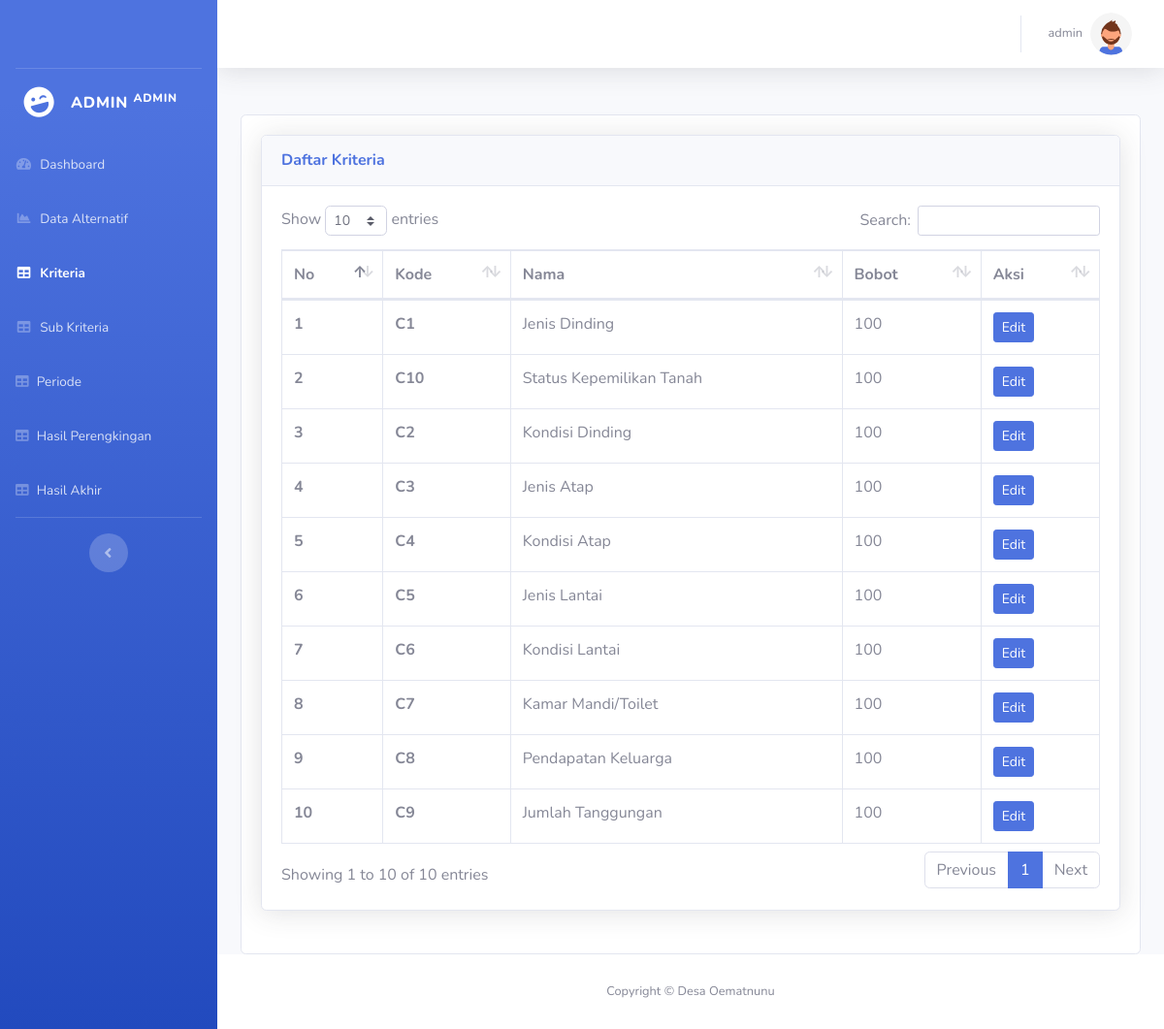
/admin/kriteria.php (signed in), run on the app's committed database.
### tables this page shows
CREATE TABLE `kriteria` (
  `id_kriteria` char(3) NOT NULL,
  `nama_kriteria` varchar(255) NOT NULL,
  `bobot_kriteria` int(11) NOT NULL
);

### config.php (called while the page is built, shortened)
<?php
function connectDatabase()
{
    $conn = new mysqli(DB_HOST, DB_USERNAME, DB_PASSWORD, DB_NAME);
    return $conn;
}
?>

### admin/functions/kriteria.php (called while the page is built, shortened)
<?php
    require_once '../config.php';
    class Kriteria{
        private $db;
        public function __construct()
        {
            $this->db = connectDatabase();
        }
        public function getKriteria(){
            return $this->db->query("SELECT * FROM `kriteria`");
        }
    }
    $Kriteria = new Kriteria();
?>

### admin/kriteria.php (the view, shortened to what this page needs)
<?php
require_once './header.php';
require_once './functions/kriteria.php';
?>
<?php
$data_Kriteria = $Kriteria->getKriteria();
?>
<div class="row">
    <div class="col-lg-12">
        <div class="card">
            <div class="card-body">
                <div class="card shadow mb-4">
                    <div class="card-header py-3">
                        <h6 class="m-0 font-weight-bold text-primary">Daftar Kriteria</h6>
                    </div>
                    <div class="card-body">
                        <div class="table-responsive">
                            <table class="table table-bordered" id="dataTable" width="100%" cellspacing="0">
                                <thead>
                                    <tr>
                                        <th>No</th>
                                        <th>Kode</th>
                                        <th>Nama</th>
                                        <th>Bobot</th>
                                        <th>Aksi</th>
                                    </tr>
                                </thead>
                                <tbody>
                                    <?php foreach ($data_Kriteria as $key => $kriteria):?>
                                    <tr>
                                        <th scope="row"><?=$key+1;?></th>
                                        <th scope="row"><?=$kriteria['id_kriteria'];?></th>
                                        <td><?=$kriteria['nama_kriteria'];?></td>
                                        <td><?=$kriteria['bobot_kriteria'];?></td>
                                        <td>
                                            <button data-toggle="modal"
                                                data-target="#edit<?=$kriteria['id_kriteria'];?>" type="button"
                                                class="btn btn-sm btn-primary">Edit</button>
                                        </td>
                                    </tr>
                                    <?php endforeach;?>
                                </tbody>
                            </table>
                        </div>
                    </div>
                </div>
            </div>
        </div>
    </div>
</div>
<?php require_once './footer.php';?>

### data on the page
kriteria: id_kriteria "C1", nama_kriteria "Jenis Dinding", bobot_kriteria "100"
kriteria: id_kriteria "C10", nama_kriteria "Status Kepemilikan Tanah", bobot_kriteria "100"
kriteria: id_kriteria "C2", nama_kriteria "Kondisi Dinding", bobot_kriteria "100"
kriteria: id_kriteria "C3", nama_kriteria "Jenis Atap", bobot_kriteria "100"
kriteria: id_kriteria "C4", nama_kriteria "Kondisi Atap", bobot_kriteria "100"
kriteria: id_kriteria "C5", nama_kriteria "Jenis Lantai", bobot_kriteria "100"
kriteria: id_kriteria "C6", nama_kriteria "Kondisi Lantai", bobot_kriteria "100"
kriteria: id_kriteria "C7", nama_kriteria "Kamar Mandi/Toilet", bobot_kriteria "100"
kriteria: id_kriteria "C8", nama_kriteria "Pendapatan Keluarga", bobot_kriteria "100"
kriteria: id_kriteria "C9", nama_kriteria "Jumlah Tanggungan", bobot_kriteria "100"

### other printed values
$_SESSION['username'] "ADMIN"
$_SESSION['username'] "admin"
